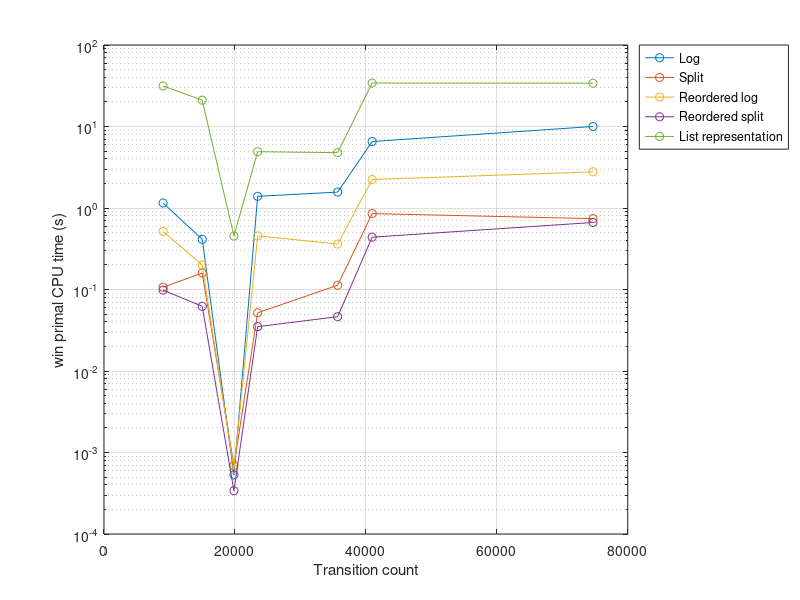

This chart was generated by the following MATLAB code:
matlab_data = load('matlab_test_data.txt');
% matlab_data(1, :) number of transitions in each tests
% matlab_data(2, :) runtimes of matlab implem.

bdd_data = load('run_time_data.txt');
% bdd_data(1, :) log encoding run times
% bdd_data(2, :) split encoding run times
% bdd_data(3, :) log encoding run times with reordering
% bdd_data(4, :) split encoding run times with reordering

[trans, I] = sort(matlab_data(1,:));
semilogy(trans, bdd_data(1, I), '-o');
hold on
semilogy(trans, bdd_data(2, I), '-o');
semilogy(trans, bdd_data(3, I), '-o');
semilogy(trans, bdd_data(4, I), '-o');
semilogy(trans, matlab_data(2, I), '-o');
hold off
xlabel('Transition count');
ylabel('win primal CPU time (s)');
legend('Log', 'Split', 'Reordered log', 'Reordered split', ...
    'List representation', 'Location', 'NorthEastOutside');
grid on;